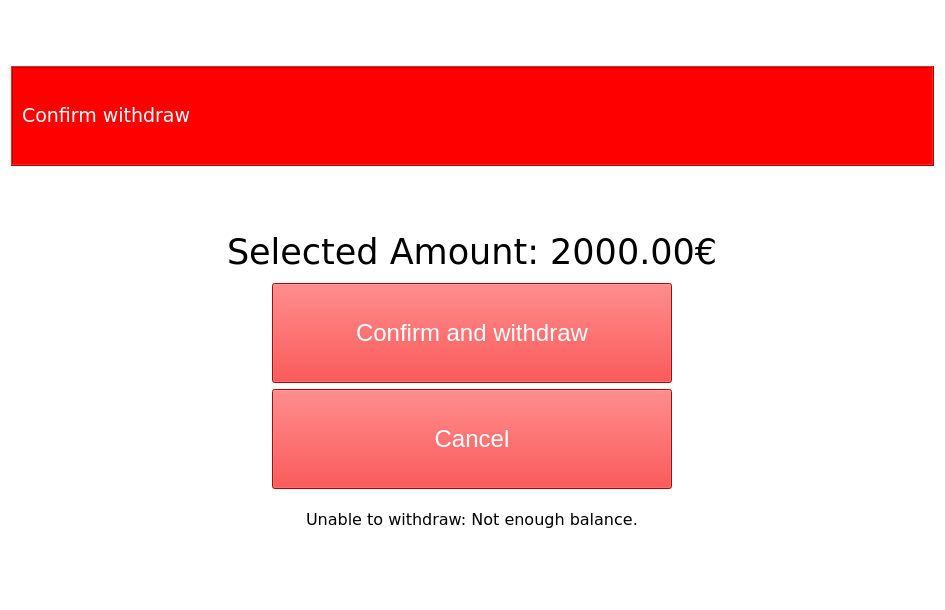
<?xml version="1.0" encoding="UTF-8"?>
<ui version="4.0">
 <class>ConfirmWithdraw</class>
 <widget class="QWidget" name="ConfirmWithdraw">
  <property name="geometry">
   <rect>
    <x>0</x>
    <y>0</y>
    <width>945</width>
    <height>610</height>
   </rect>
  </property>
  <property name="windowTitle">
   <string>ATM</string>
  </property>
  <property name="styleSheet">
   <string notr="true">background-color: white;</string>
  </property>
  <layout class="QVBoxLayout" name="verticalLayout">
   <item>
    <widget class="QLabel" name="imgLbl">
     <property name="frameShape">
      <enum>QFrame::NoFrame</enum>
     </property>
     <property name="frameShadow">
      <enum>QFrame::Plain</enum>
     </property>
     <property name="text">
      <string/>
     </property>
     <property name="pixmap">
      <pixmap>ATM_Logo.bmp</pixmap>
     </property>
    </widget>
   </item>
   <item alignment="Qt::AlignTop">
    <widget class="QFrame" name="frame">
     <property name="sizePolicy">
      <sizepolicy hsizetype="Minimum" vsizetype="Minimum">
       <horstretch>0</horstretch>
       <verstretch>0</verstretch>
      </sizepolicy>
     </property>
     <property name="minimumSize">
      <size>
       <width>400</width>
       <height>100</height>
      </size>
     </property>
     <property name="maximumSize">
      <size>
       <width>16777215</width>
       <height>100</height>
      </size>
     </property>
     <property name="palette">
      <palette>
       <active>
        <colorrole role="WindowText">
         <brush brushstyle="SolidPattern">
          <color alpha="255">
           <red>0</red>
           <green>0</green>
           <blue>0</blue>
          </color>
         </brush>
        </colorrole>
        <colorrole role="Button">
         <brush brushstyle="SolidPattern">
          <color alpha="255">
           <red>255</red>
           <green>0</green>
           <blue>0</blue>
          </color>
         </brush>
        </colorrole>
        <colorrole role="Light">
         <brush brushstyle="SolidPattern">
          <color alpha="255">
           <red>255</red>
           <green>166</green>
           <blue>168</blue>
          </color>
         </brush>
        </colorrole>
        <colorrole role="Midlight">
         <brush brushstyle="SolidPattern">
          <color alpha="255">
           <red>246</red>
           <green>113</green>
           <blue>115</blue>
          </color>
         </brush>
        </colorrole>
        <colorrole role="Dark">
         <brush brushstyle="SolidPattern">
          <color alpha="255">
           <red>119</red>
           <green>30</green>
           <blue>31</blue>
          </color>
         </brush>
        </colorrole>
        <colorrole role="Mid">
         <brush brushstyle="SolidPattern">
          <color alpha="255">
           <red>159</red>
           <green>40</green>
           <blue>42</blue>
          </color>
         </brush>
        </colorrole>
        <colorrole role="Text">
         <brush brushstyle="SolidPattern">
          <color alpha="255">
           <red>0</red>
           <green>0</green>
           <blue>0</blue>
          </color>
         </brush>
        </colorrole>
        <colorrole role="BrightText">
         <brush brushstyle="SolidPattern">
          <color alpha="255">
           <red>255</red>
           <green>255</green>
           <blue>255</blue>
          </color>
         </brush>
        </colorrole>
        <colorrole role="ButtonText">
         <brush brushstyle="SolidPattern">
          <color alpha="255">
           <red>0</red>
           <green>0</green>
           <blue>0</blue>
          </color>
         </brush>
        </colorrole>
        <colorrole role="Base">
         <brush brushstyle="SolidPattern">
          <color alpha="255">
           <red>255</red>
           <green>0</green>
           <blue>0</blue>
          </color>
         </brush>
        </colorrole>
        <colorrole role="Window">
         <brush brushstyle="SolidPattern">
          <color alpha="255">
           <red>255</red>
           <green>0</green>
           <blue>0</blue>
          </color>
         </brush>
        </colorrole>
        <colorrole role="Shadow">
         <brush brushstyle="SolidPattern">
          <color alpha="255">
           <red>0</red>
           <green>0</green>
           <blue>0</blue>
          </color>
         </brush>
        </colorrole>
        <colorrole role="AlternateBase">
         <brush brushstyle="SolidPattern">
          <color alpha="255">
           <red>246</red>
           <green>157</green>
           <blue>159</blue>
          </color>
         </brush>
        </colorrole>
        <colorrole role="ToolTipBase">
         <brush brushstyle="SolidPattern">
          <color alpha="255">
           <red>255</red>
           <green>255</green>
           <blue>220</blue>
          </color>
         </brush>
        </colorrole>
        <colorrole role="ToolTipText">
         <brush brushstyle="SolidPattern">
          <color alpha="255">
           <red>0</red>
           <green>0</green>
           <blue>0</blue>
          </color>
         </brush>
        </colorrole>
        <colorrole role="PlaceholderText">
         <brush brushstyle="NoBrush">
          <color alpha="128">
           <red>0</red>
           <green>0</green>
           <blue>0</blue>
          </color>
         </brush>
        </colorrole>
       </active>
       <inactive>
        <colorrole role="WindowText">
         <brush brushstyle="SolidPattern">
          <color alpha="255">
           <red>0</red>
           <green>0</green>
           <blue>0</blue>
          </color>
         </brush>
        </colorrole>
        <colorrole role="Button">
         <brush brushstyle="SolidPattern">
          <color alpha="255">
           <red>255</red>
           <green>0</green>
           <blue>0</blue>
          </color>
         </brush>
        </colorrole>
        <colorrole role="Light">
         <brush brushstyle="SolidPattern">
          <color alpha="255">
           <red>255</red>
           <green>166</green>
           <blue>168</blue>
          </color>
         </brush>
        </colorrole>
        <colorrole role="Midlight">
         <brush brushstyle="SolidPattern">
          <color alpha="255">
           <red>246</red>
           <green>113</green>
           <blue>115</blue>
          </color>
         </brush>
        </colorrole>
        <colorrole role="Dark">
         <brush brushstyle="SolidPattern">
          <color alpha="255">
           <red>119</red>
           <green>30</green>
           <blue>31</blue>
          </color>
         </brush>
        </colorrole>
        <colorrole role="Mid">
         <brush brushstyle="SolidPattern">
          <color alpha="255">
           <red>159</red>
           <green>40</green>
           <blue>42</blue>
          </color>
         </brush>
        </colorrole>
        <colorrole role="Text">
         <brush brushstyle="SolidPattern">
          <color alpha="255">
           <red>0</red>
           <green>0</green>
           <blue>0</blue>
          </color>
         </brush>
        </colorrole>
        <colorrole role="BrightText">
         <brush brushstyle="SolidPattern">
          <color alpha="255">
           <red>255</red>
           <green>255</green>
           <blue>255</blue>
          </color>
         </brush>
        </colorrole>
        <colorrole role="ButtonText">
         <brush brushstyle="SolidPattern">
          <color alpha="255">
           <red>0</red>
           <green>0</green>
           <blue>0</blue>
          </color>
         </brush>
        </colorrole>
        <colorrole role="Base">
         <brush brushstyle="SolidPattern">
          <color alpha="255">
           <red>255</red>
           <green>0</green>
           <blue>0</blue>
          </color>
         </brush>
        </colorrole>
        <colorrole role="Window">
         <brush brushstyle="SolidPattern">
          <color alpha="255">
           <red>255</red>
           <green>0</green>
           <blue>0</blue>
          </color>
         </brush>
        </colorrole>
        <colorrole role="Shadow">
         <brush brushstyle="SolidPattern">
          <color alpha="255">
           <red>0</red>
           <green>0</green>
           <blue>0</blue>
          </color>
         </brush>
        </colorrole>
        <colorrole role="AlternateBase">
         <brush brushstyle="SolidPattern">
          <color alpha="255">
           <red>246</red>
           <green>157</green>
           <blue>159</blue>
          </color>
         </brush>
        </colorrole>
        <colorrole role="ToolTipBase">
         <brush brushstyle="SolidPattern">
          <color alpha="255">
           <red>255</red>
           <green>255</green>
           <blue>220</blue>
          </color>
         </brush>
        </colorrole>
        <colorrole role="ToolTipText">
         <brush brushstyle="SolidPattern">
          <color alpha="255">
           <red>0</red>
           <green>0</green>
           <blue>0</blue>
          </color>
         </brush>
        </colorrole>
        <colorrole role="PlaceholderText">
         <brush brushstyle="NoBrush">
          <color alpha="128">
           <red>0</red>
           <green>0</green>
           <blue>0</blue>
          </color>
         </brush>
        </colorrole>
       </inactive>
       <disabled>
        <colorrole role="WindowText">
         <brush brushstyle="SolidPattern">
          <color alpha="255">
           <red>119</red>
           <green>30</green>
           <blue>31</blue>
          </color>
         </brush>
        </colorrole>
        <colorrole role="Button">
         <brush brushstyle="SolidPattern">
          <color alpha="255">
           <red>255</red>
           <green>0</green>
           <blue>0</blue>
          </color>
         </brush>
        </colorrole>
        <colorrole role="Light">
         <brush brushstyle="SolidPattern">
          <color alpha="255">
           <red>255</red>
           <green>166</green>
           <blue>168</blue>
          </color>
         </brush>
        </colorrole>
        <colorrole role="Midlight">
         <brush brushstyle="SolidPattern">
          <color alpha="255">
           <red>246</red>
           <green>113</green>
           <blue>115</blue>
          </color>
         </brush>
        </colorrole>
        <colorrole role="Dark">
         <brush brushstyle="SolidPattern">
          <color alpha="255">
           <red>119</red>
           <green>30</green>
           <blue>31</blue>
          </color>
         </brush>
        </colorrole>
        <colorrole role="Mid">
         <brush brushstyle="SolidPattern">
          <color alpha="255">
           <red>159</red>
           <green>40</green>
           <blue>42</blue>
          </color>
         </brush>
        </colorrole>
        <colorrole role="Text">
         <brush brushstyle="SolidPattern">
          <color alpha="255">
           <red>119</red>
           <green>30</green>
           <blue>31</blue>
          </color>
         </brush>
        </colorrole>
        <colorrole role="BrightText">
         <brush brushstyle="SolidPattern">
          <color alpha="255">
           <red>255</red>
           <green>255</green>
           <blue>255</blue>
          </color>
         </brush>
        </colorrole>
        <colorrole role="ButtonText">
         <brush brushstyle="SolidPattern">
          <color alpha="255">
           <red>119</red>
           <green>30</green>
           <blue>31</blue>
          </color>
         </brush>
        </colorrole>
        <colorrole role="Base">
         <brush brushstyle="SolidPattern">
          <color alpha="255">
           <red>255</red>
           <green>0</green>
           <blue>0</blue>
          </color>
         </brush>
        </colorrole>
        <colorrole role="Window">
         <brush brushstyle="SolidPattern">
          <color alpha="255">
           <red>255</red>
           <green>0</green>
           <blue>0</blue>
          </color>
         </brush>
        </colorrole>
        <colorrole role="Shadow">
         <brush brushstyle="SolidPattern">
          <color alpha="255">
           <red>0</red>
           <green>0</green>
           <blue>0</blue>
          </color>
         </brush>
        </colorrole>
        <colorrole role="AlternateBase">
         <brush brushstyle="SolidPattern">
          <color alpha="255">
           <red>238</red>
           <green>60</green>
           <blue>63</blue>
          </color>
         </brush>
        </colorrole>
        <colorrole role="ToolTipBase">
         <brush brushstyle="SolidPattern">
          <color alpha="255">
           <red>255</red>
           <green>255</green>
           <blue>220</blue>
          </color>
         </brush>
        </colorrole>
        <colorrole role="ToolTipText">
         <brush brushstyle="SolidPattern">
          <color alpha="255">
           <red>0</red>
           <green>0</green>
           <blue>0</blue>
          </color>
         </brush>
        </colorrole>
        <colorrole role="PlaceholderText">
         <brush brushstyle="NoBrush">
          <color alpha="128">
           <red>0</red>
           <green>0</green>
           <blue>0</blue>
          </color>
         </brush>
        </colorrole>
       </disabled>
      </palette>
     </property>
     <property name="autoFillBackground">
      <bool>false</bool>
     </property>
     <property name="styleSheet">
      <string notr="true">background-color:red;</string>
     </property>
     <property name="frameShape">
      <enum>QFrame::Box</enum>
     </property>
     <property name="frameShadow">
      <enum>QFrame::Raised</enum>
     </property>
     <layout class="QGridLayout" name="gridLayout_2">
      <item row="0" column="0" alignment="Qt::AlignVCenter">
       <widget class="QLabel" name="nameLbl">
        <property name="font">
         <font>
          <family>Verdana</family>
          <pointsize>14</pointsize>
         </font>
        </property>
        <property name="styleSheet">
         <string notr="true">QLabel { color : white; }</string>
        </property>
        <property name="text">
         <string>Confirm withdraw</string>
        </property>
        <property name="textFormat">
         <enum>Qt::AutoText</enum>
        </property>
       </widget>
      </item>
     </layout>
    </widget>
   </item>
   <item alignment="Qt::AlignTop">
    <widget class="QLabel" name="label">
     <property name="text">
      <string/>
     </property>
    </widget>
   </item>
   <item alignment="Qt::AlignHCenter">
    <widget class="QLabel" name="chooseLbl">
     <property name="palette">
      <palette>
       <active>
        <colorrole role="Button">
         <brush brushstyle="SolidPattern">
          <color alpha="255">
           <red>255</red>
           <green>255</green>
           <blue>255</blue>
          </color>
         </brush>
        </colorrole>
        <colorrole role="Base">
         <brush brushstyle="SolidPattern">
          <color alpha="255">
           <red>255</red>
           <green>255</green>
           <blue>255</blue>
          </color>
         </brush>
        </colorrole>
        <colorrole role="Window">
         <brush brushstyle="SolidPattern">
          <color alpha="255">
           <red>255</red>
           <green>255</green>
           <blue>255</blue>
          </color>
         </brush>
        </colorrole>
       </active>
       <inactive>
        <colorrole role="Button">
         <brush brushstyle="SolidPattern">
          <color alpha="255">
           <red>255</red>
           <green>255</green>
           <blue>255</blue>
          </color>
         </brush>
        </colorrole>
        <colorrole role="Base">
         <brush brushstyle="SolidPattern">
          <color alpha="255">
           <red>255</red>
           <green>255</green>
           <blue>255</blue>
          </color>
         </brush>
        </colorrole>
        <colorrole role="Window">
         <brush brushstyle="SolidPattern">
          <color alpha="255">
           <red>255</red>
           <green>255</green>
           <blue>255</blue>
          </color>
         </brush>
        </colorrole>
       </inactive>
       <disabled>
        <colorrole role="Button">
         <brush brushstyle="SolidPattern">
          <color alpha="255">
           <red>255</red>
           <green>255</green>
           <blue>255</blue>
          </color>
         </brush>
        </colorrole>
        <colorrole role="Base">
         <brush brushstyle="SolidPattern">
          <color alpha="255">
           <red>255</red>
           <green>255</green>
           <blue>255</blue>
          </color>
         </brush>
        </colorrole>
        <colorrole role="Window">
         <brush brushstyle="SolidPattern">
          <color alpha="255">
           <red>255</red>
           <green>255</green>
           <blue>255</blue>
          </color>
         </brush>
        </colorrole>
       </disabled>
      </palette>
     </property>
     <property name="font">
      <font>
       <family>Verdana</family>
       <pointsize>26</pointsize>
      </font>
     </property>
     <property name="styleSheet">
      <string notr="true"/>
     </property>
     <property name="text">
      <string>Selected Amount: 2000.00€</string>
     </property>
    </widget>
   </item>
   <item alignment="Qt::AlignHCenter">
    <widget class="QPushButton" name="confirmBtn">
     <property name="sizePolicy">
      <sizepolicy hsizetype="Minimum" vsizetype="Minimum">
       <horstretch>0</horstretch>
       <verstretch>0</verstretch>
      </sizepolicy>
     </property>
     <property name="minimumSize">
      <size>
       <width>400</width>
       <height>100</height>
      </size>
     </property>
     <property name="maximumSize">
      <size>
       <width>400</width>
       <height>100</height>
      </size>
     </property>
     <property name="font">
      <font>
       <pointsize>18</pointsize>
      </font>
     </property>
     <property name="styleSheet">
      <string notr="true">color: rgb(255, 255, 255);
background-color: red;</string>
     </property>
     <property name="text">
      <string>Confirm and withdraw</string>
     </property>
    </widget>
   </item>
   <item alignment="Qt::AlignHCenter">
    <widget class="QPushButton" name="cancelBtn">
     <property name="sizePolicy">
      <sizepolicy hsizetype="Minimum" vsizetype="Minimum">
       <horstretch>0</horstretch>
       <verstretch>0</verstretch>
      </sizepolicy>
     </property>
     <property name="minimumSize">
      <size>
       <width>400</width>
       <height>100</height>
      </size>
     </property>
     <property name="maximumSize">
      <size>
       <width>400</width>
       <height>100</height>
      </size>
     </property>
     <property name="font">
      <font>
       <pointsize>18</pointsize>
      </font>
     </property>
     <property name="styleSheet">
      <string notr="true">color: rgb(255, 255, 255);
background-color: red;</string>
     </property>
     <property name="text">
      <string>Cancel</string>
     </property>
    </widget>
   </item>
   <item alignment="Qt::AlignHCenter">
    <widget class="QLabel" name="statusLbl">
     <property name="palette">
      <palette>
       <active>
        <colorrole role="Button">
         <brush brushstyle="SolidPattern">
          <color alpha="255">
           <red>255</red>
           <green>255</green>
           <blue>255</blue>
          </color>
         </brush>
        </colorrole>
        <colorrole role="Base">
         <brush brushstyle="SolidPattern">
          <color alpha="255">
           <red>255</red>
           <green>255</green>
           <blue>255</blue>
          </color>
         </brush>
        </colorrole>
        <colorrole role="Window">
         <brush brushstyle="SolidPattern">
          <color alpha="255">
           <red>255</red>
           <green>255</green>
           <blue>255</blue>
          </color>
         </brush>
        </colorrole>
       </active>
       <inactive>
        <colorrole role="Button">
         <brush brushstyle="SolidPattern">
          <color alpha="255">
           <red>255</red>
           <green>255</green>
           <blue>255</blue>
          </color>
         </brush>
        </colorrole>
        <colorrole role="Base">
         <brush brushstyle="SolidPattern">
          <color alpha="255">
           <red>255</red>
           <green>255</green>
           <blue>255</blue>
          </color>
         </brush>
        </colorrole>
        <colorrole role="Window">
         <brush brushstyle="SolidPattern">
          <color alpha="255">
           <red>255</red>
           <green>255</green>
           <blue>255</blue>
          </color>
         </brush>
        </colorrole>
       </inactive>
       <disabled>
        <colorrole role="Button">
         <brush brushstyle="SolidPattern">
          <color alpha="255">
           <red>255</red>
           <green>255</green>
           <blue>255</blue>
          </color>
         </brush>
        </colorrole>
        <colorrole role="Base">
         <brush brushstyle="SolidPattern">
          <color alpha="255">
           <red>255</red>
           <green>255</green>
           <blue>255</blue>
          </color>
         </brush>
        </colorrole>
        <colorrole role="Window">
         <brush brushstyle="SolidPattern">
          <color alpha="255">
           <red>255</red>
           <green>255</green>
           <blue>255</blue>
          </color>
         </brush>
        </colorrole>
       </disabled>
      </palette>
     </property>
     <property name="font">
      <font>
       <family>Verdana</family>
       <pointsize>12</pointsize>
      </font>
     </property>
     <property name="styleSheet">
      <string notr="true"/>
     </property>
     <property name="text">
      <string>Unable to withdraw: Not enough balance.</string>
     </property>
    </widget>
   </item>
   <item>
    <widget class="QLabel" name="label_2">
     <property name="text">
      <string/>
     </property>
    </widget>
   </item>
  </layout>
 </widget>
 <resources/>
 <connections/>
</ui>
